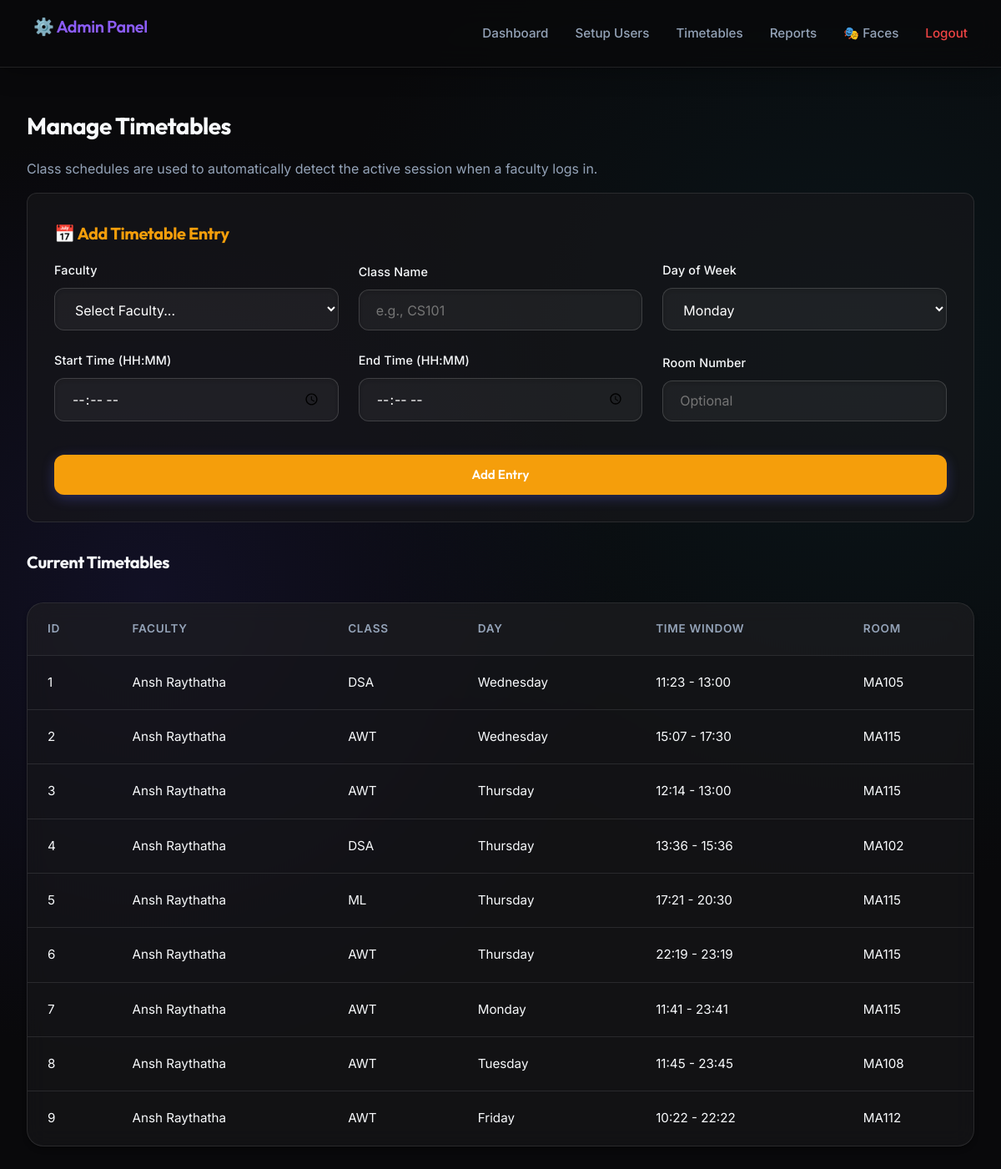
/admin/timetables (signed in), run on the app's committed database.
### tables this page shows
CREATE TABLE faculties (
                id INTEGER PRIMARY KEY AUTOINCREMENT,
                name TEXT NOT NULL,
                email TEXT UNIQUE NOT NULL,
                department TEXT NOT NULL,
                passcode_hash TEXT NOT NULL,
                created_at TIMESTAMP DEFAULT CURRENT_TIMESTAMP,
                is_active BOOLEAN DEFAULT 1
            );

CREATE TABLE timetables (
                id INTEGER PRIMARY KEY AUTOINCREMENT,
                faculty_id INTEGER NOT NULL,
                class_name TEXT NOT NULL,
                day_of_week TEXT NOT NULL,
                start_time TEXT NOT NULL,
                end_time TEXT NOT NULL,
                room_number TEXT,
                created_at TIMESTAMP DEFAULT CURRENT_TIMESTAMP,
                FOREIGN KEY (faculty_id) REFERENCES faculties(id)
            );

### app.py (the view)
    def wrap(*args, **kwargs):
        if not session.get("admin_logged_in"):
            return redirect(url_for("admin_login"))
        return f(*args, **kwargs)

### app.py (called while the page is built)
def get_db():
    return Database()

def admin_required(f):
    def wrap(*args, **kwargs):
        if not session.get("admin_logged_in"):
            return redirect(url_for("admin_login"))
        return f(*args, **kwargs)
    wrap.__name__ = f.__name__
    return wrap

@app.route("/admin/timetables")
@admin_required
def admin_timetables():
    db = get_db()
    faculties = db.get_all_faculties() or []
    timetables = []
    f_map = {f[0]: f[1] for f in faculties}
    for f in faculties:
        for t in (db.get_faculty_timetables(f[0]) or []):
            timetables.append({
                "id": t[0],
                "faculty_name": f_map.get(t[1], "Unknown"),
                "class_name": t[2],
                "day": t[3],
                "start": t[4],
                "end": t[5],
                "room": t[6]
            })
    return render_template("admin_timetables.html", faculties=faculties, timetables=timetables)

### database.py (called while the page is built)
    def connect(self):
        self.conn = sqlite3.connect(DB_PATH)
        self.cursor = self.conn.cursor()

    def disconnect(self):
        if self.conn:
            self.conn.close()

    def get_all_faculties(self):
        self.connect()
        self.cursor.execute('SELECT * FROM faculties WHERE is_active = 1')
        results = self.cursor.fetchall()
        self.disconnect()
        return results

    def get_faculty_timetables(self, faculty_id):
        self.connect()
        self.cursor.execute('SELECT * FROM timetables WHERE faculty_id = ?', (faculty_id,))
        results = self.cursor.fetchall()
        self.disconnect()
        return results

### templates/admin_timetables.html (shortened to what this page needs)
{% extends "admin_base.html" %}
{% block content %}
<h2>Manage Timetables</h2>
<p>Class schedules are used to automatically detect the active session when a faculty logs in.</p>
<div style="background: var(--bg-card); padding: 2rem; border-radius: var(--radius-md); border: 1px solid var(--border-color); margin-bottom: 2rem;">
    <h3 style="color: var(--accent-gold);">📅 Add Timetable Entry</h3>
    <form id="ttForm" style="display: grid; grid-template-columns: repeat(3, 1fr); gap: 1.5rem; align-items: end;">
        <div class="form-group" style="margin: 0;">
            <label>Faculty</label>
            <select id="t_faculty" required>
                <option value="" disabled selected>Select Faculty...</option>
            </select>
        </div>
        <div class="form-group" style="margin: 0;">
            <label>Class Name</label>
            <input type="text" id="t_class" placeholder="e.g., CS101" required>
        </div>
        <div class="form-group" style="margin: 0;">
            <label>Day of Week</label>
            <select id="t_day" required>
                <option value="Monday">Monday</option>
            </select>
        </div>
        <div class="form-group" style="margin: 0;">
            <label>Start Time (HH:MM)</label>
            <input type="time" id="t_start" required>
        </div>
        <div class="form-group" style="margin: 0;">
            <label>End Time (HH:MM)</label>
            <input type="time" id="t_end" required>
        </div>
        <div class="form-group" style="margin: 0;">
            <label>Room Number</label>
            <input type="text" id="t_room" placeholder="Optional">
        </div>
        <div style="grid-column: span 3; margin-top: 1rem;">
            <button type="submit" class="btn btn-primary" style="background: var(--accent-gold);">Add Entry</button>
        </div>
    </form>
</div>
<h3>Current Timetables</h3>
<div class="table-container">
    <table>
        <thead>
            <tr>
                <th>ID</th>
                <th>Faculty</th>
                <th>Class</th>
                <th>Day</th>
                <th>Time Window</th>
                <th>Room</th>
            </tr>
        </thead>
        <tbody>
            {% for t in timetables %}
            <tr>
                <td>{{ t.id }}</td>
                <td>{{ t.faculty_name }}</td>
                <td>{{ t.class_name }}</td>
                <td>{{ t.day }}</td>
                <td>{{ t.start }} - {{ t.end }}</td>
                <td>{{ t.room or 'N/A' }}</td>
            </tr>
            {% else %}
            <tr><td colspan="6" style="text-align: center; color: var(--text-muted);">No timetables created yet.</td></tr>
            {% endfor %}
        </tbody>
    </table>
</div>
{% endblock %}

### static/css/styles.css (style rules this page uses)
:root { --bg-primary: #09090b; --bg-color-gradient: radial-gradient(circle at 15% 50%, rgba(30, 27, 75, 0.4), transparent 45%), radial-gradient(circle at 85% 30%, rgba(13, 40, 48, 0.4), transparent 45%); --bg-card: rgba(24, 24, 27, 0.65); --bg-hover: rgba(39, 39, 42, 0.8); --border-color: rgba(255, 255, 255, 0.1); --border-light: rgba(255, 255, 255, 0.15); --text-primary: #f8fafc; --text-muted: #94a3b8; --accent-blue: #6366f1; --accent-blue-hover: #4f46e5; --accent-green: #10b981; --accent-green-hover: #059669; --accent-red: #ef4444; --accent-red-hover: #dc2626; --accent-purple: #8b5cf6; --accent-gold: #f59e0b; --shadow-sm: 0 4px 6px -1px rgba(0, 0, 0, 0.3), 0 2px 4px -2px rgba(0, 0, 0, 0.3); --shadow-md: 0 10px 15px -3px rgba(0, 0, 0, 0.5), 0 4px 6px -4px rgba(0, 0, 0, 0.5); --shadow-glow: 0 0 20px rgba(99, 102, 241, 0.2); --radius-md: 12px; --radius-lg: 20px; --radius-full: 9999px; --transition-fast: 0.15s cubic-bezier(0.4, 0, 0.2, 1); --transition-smooth: 0.3s cubic-bezier(0.4, 0, 0.2, 1); }
* { box-sizing: border-box; margin: 0; padding: 0; }
body { font-family: 'Inter', system-ui, -apple-system, sans-serif; background-color: var(--bg-primary); background-image: var(--bg-color-gradient); background-attachment: fixed; color: var(--text-primary); line-height: 1.6; min-height: 100vh; display: flex; flex-direction: column; -webkit-font-smoothing: antialiased; -moz-osx-font-smoothing: grayscale; }
h1, h2, h3, h4, .nav-brand { font-family: 'Outfit', 'Inter', sans-serif; font-weight: 700; letter-spacing: -0.02em; color: var(--text-primary); margin-bottom: 1rem; }
h2 { font-size: 1.75rem; }
h3 { font-size: 1.25rem; }
p { margin-bottom: 1rem; color: var(--text-muted); }
.form-group { margin-bottom: 1.5rem; }
label { display: block; margin-bottom: 0.6rem; font-weight: 500; font-size: 0.9rem; color: var(--text-primary); letter-spacing: 0.01em; }
input, select { width: 100%; padding: 0.85rem 1.25rem; background: rgba(255, 255, 255, 0.05); border: 1px solid var(--border-light); border-radius: var(--radius-md); color: white; font-family: inherit; font-size: 1rem; transition: var(--transition-fast); box-shadow: inset 0 2px 4px rgba(0,0,0,0.1); }
.btn { display: inline-block; padding: 0.85rem 1.75rem; border: 1px solid transparent; border-radius: var(--radius-md); font-family: 'Outfit', 'Inter', sans-serif; font-weight: 600; font-size: 0.95rem; cursor: pointer; text-align: center; transition: var(--transition-fast); color: white; text-decoration: none; width: 100%; position: relative; overflow: hidden; }
.btn-primary { background: linear-gradient(135deg, var(--accent-blue), #818cf8); box-shadow: 0 4px 15px rgba(99, 102, 241, 0.3); }
.table-container { background: var(--bg-card); backdrop-filter: blur(12px); border-radius: var(--radius-lg); border: 1px solid var(--border-color); overflow-x: auto; margin-top: 2rem; box-shadow: var(--shadow-sm); }
table { width: 100%; border-collapse: collapse; }
th, td { padding: 1.25rem 1.5rem; text-align: left; border-bottom: 1px solid var(--border-color); font-size: 0.95rem; }
th { background: rgba(255,255,255,0.02); color: var(--text-muted); font-weight: 600; font-size: 0.85rem; text-transform: uppercase; letter-spacing: 0.05em; }
tr { transition: var(--transition-fast); }
tr:last-child td { border-bottom: none; }

### data on the page
faculties: faculty_name "Ansh Raythatha" "Ansh Raythatha" "Ansh Raythatha" "Ansh Raythatha" "Ansh Raythatha" "Ansh Raythatha" "Ansh Raythatha" "Ansh Raythatha" "Ansh Raythatha"
timetables: class_name "DSA", day "Wednesday", start "11:23", end "13:00", room_number "MA105"
timetables: class_name "AWT", day "Wednesday", start "15:07", end "17:30", room_number "MA115"
timetables: class_name "AWT", day "Thursday", start "12:14", end "13:00", room_number "MA115"
timetables: class_name "DSA", day "Thursday", start "13:36", end "15:36", room_number "MA102"
timetables: class_name "ML", day "Thursday", start "17:21", end "20:30", room_number "MA115"
timetables: class_name "AWT", day "Thursday", start "22:19", end "23:19", room_number "MA115"
timetables: class_name "AWT", day "Monday", start "11:41", end "23:41", room_number "MA115"
timetables: class_name "AWT", day "Tuesday", start "11:45", end "23:45", room_number "MA108"
timetables: class_name "AWT", day "Friday", start "10:22", end "22:22", room_number "MA112"

### other printed values
{{ t.id }} "1" "2" "3" "4" "5" "6" "7" "8" "9"
